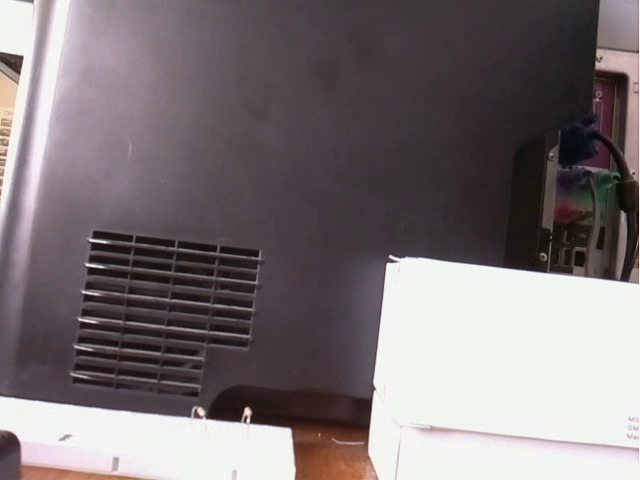
#> input picture frame 9 of Self-Driving Car Project/video_01.avi, 640 x 480 px, given in place of the camera
$ python record_driving.py
#> lines starting #> are read from the running program, lines starting #| are printed output that depends on the picture
#> in capture_frame, frame is the input picture: shape (480, 640, 3); mean B, G, R 117.4, 115.3, 123.7
### Self-Driving Car Project/interpret_frame.py
"""
This program takes an input frame and the currently active driving command and gives the user
visual feedback on the live camera stream of what the car is doing at a given moment.
"""
import driving

import cv2
import logging

def whats_going_on(frame):
    height, width, _ = frame.shape
#> height = 480; width = 640
    overlay_height = height // 10
#> overlay_height = 48
    if driving.isStopped():
        overlay = cv2.rectangle(frame, (0, height-overlay_height), (width, height), (0, 0, 128), -1)
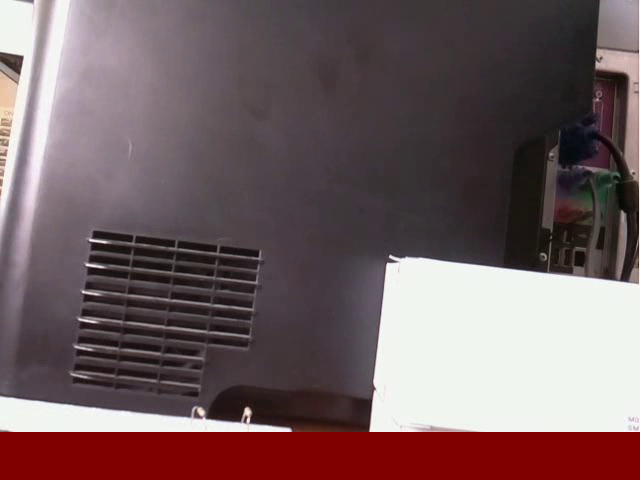
#> overlay: shape (480, 640, 3); mean B, G, R 96.9, 94.3, 114.5

    elif driving.isTurnedLeft():
        overlay = cv2.rectangle(frame, (0, height-overlay_height), (width//2, height), (0, 128, 0), -1)

    elif driving.isTurnedStraight() and driving.isDrivingForwards():
        overlay = cv2.rectangle(frame, (0, height-overlay_height), (width, height), (0, 128, 0), -1)

    elif driving.isBackingUp():
        overlay = cv2.rectangle(frame, (0, height-overlay_height), (width, height), (0, 128, 128), -1)

    elif driving.isTurnedRight():
        overlay = cv2.rectangle(frame, (width//2, height-overlay_height), (width, height), (0, 128, 0), -1)

    return overlay

### Self-Driving Car Project/driving.py

from gpiozero import DigitalOutputDevice
from gpiozero import PWMOutputDevice
from time import sleep

# TODO: Give these pins the correct number
PWMA_FB = 21
FORWARD_PIN = 20
REVERSE_PIN = 16

PWMB_LR = 14
LEFT_PIN = 15
RIGHT_PIN = 18

drive = PWMOutputDevice(PWMA_FB, True, 0, 1000)
turn = PWMOutputDevice(PWMB_LR, True, 0, 1000)

forward = DigitalOutputDevice(FORWARD_PIN)
backward = DigitalOutputDevice(REVERSE_PIN)
left = DigitalOutputDevice(LEFT_PIN)
right = DigitalOutputDevice(RIGHT_PIN)

# [12 lines left out: function fullBrake, not called in this run]


def stopDriving(centerWheels = False):
    forward.value = False
    backward.value = False

    drive.value = 0

    if(centerWheels):
        straightenWheels()

# [14 lines left out: functions driveForward, driveBackward, not called in this run]

def straightenWheels():
    left.value = True
    right.value = True

    turn.value = 0

    sleep(0.05)

    left.value = False
    right.value = False

    return

def turnStraight():
    straightenWheels()

# [16 lines left out: functions turnLeft, turnRight, driveForTime, not called in this run]

def isDrivingForwards():
    return bool(forward.value and (not backward.value))
def isBackingUp():
    return bool((not forward.value) and backward.value)
def isStopped():
    return bool((forward.value and backward.value) or (not forward.value and not backward.value))

def isTurnedStraight():
    return bool(not left.value and not right.value)

def isTurnedLeft():
    return bool(left.value and not right.value)
def isTurnedRight():
    return bool(not left.value and right.value)

# [37 lines left out: functions setSteeringPos, getSteeringPos, setDrivingSpeed, getDrivingSpeed, not called in this run]
# [3 lines that do not run on import are left out]

### Self-Driving Car Project/record_driving.py
import driving
import interpret_frame
import logging
import cv2
import os
import os.path
import time
import datetime
from threading import Thread


"""
This program allows recording of driving data (the steering position of the car at every video frame)

Recorded data will be used to train the neural network later on.
"""


# returns the current time, used to uniquely identify recordings
def now():
    return datetime.datetime.now().strftime("%y%m_%d_%H%M%S") #found this in the DeepPiCar training code

class RecordDriving():
    # setup recording:
    def __init__(self, source = 0, width = 640, height = 480, fps=20,
                 save_dir = '/home/pi/Desktop/recordings/',
                 recording_id = now(), batch_id = now(), is_training=True, view_interpretation = False,
                 record_interpretation = False):
        self.source = source
        print(self.source)
        self.width = width
        self.height = height

        self.cap = cv2.VideoCapture(self.source)
        self.cap.set(cv2.CAP_PROP_FRAME_WIDTH, self.width)
        self.cap.set(cv2.CAP_PROP_FRAME_HEIGHT, self.height)

        self.is_training = is_training
        self.view_interpretation = view_interpretation
        self.record_interpretation = record_interpretation

        self.recording_id = recording_id
        self.batch_id = batch_id
        if is_training:
            recording_type = os.path.join("training", 'batch_id_%s' % self.batch_id)
        else:
            recording_type = "testing"
        self.recording_directory = os.path.join(save_dir, recording_type, str(self.recording_id), '')

        if not os.path.exists(self.recording_directory):
            os.makedirs(self.recording_directory)
        self.frameN = 0

        self.fourcc = cv2.VideoWriter_fourcc(*'XVID')
        self.out = cv2.VideoWriter('%svideo_%s.avi' % (self.recording_directory, self.recording_id),
                                   self.fourcc, fps, (self.width, self.height))


    # starts the recording session
    def start_recording(self):
        self.record()

    # the recording loop
    def record(self):
        while (self.cap.isOpened()):
            self.capture_frame()

    # cleanup after running
    def stop_recording(self):
        self.out.release()
        self.cap.release()
        cv2.destroyAllWindows()

    # record and display the current video frame, include driving status info in the frame's name
    def capture_frame(self):

        self.frameN += 1
        ret, frame = self.cap.read()

        overlay = interpret_frame.whats_going_on(frame)


        if self.view_interpretation:
            cv2.imshow('overlay', overlay)
        else:
            cv2.imshow('frame', frame)

        if self.record_interpretation:
            self.out.write(overlay)
        else:
            self.out.write(frame)

        frame = cv2.resize(frame, (85,64))
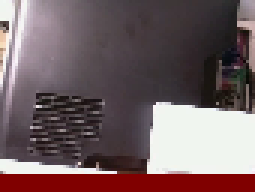
#> frame: shape (64, 85, 3) (shown 3 times larger); mean B, G, R 98.2, 95.6, 115.1

        key = cv2.waitKey(1) & 0xFF
#> (key q is pressed here)
        self.keyboard_interaction(key)

        if key == ord(' '):
            cv2.imwrite('%simage_%03i_%s_%i.jpg' % (self.recording_directory, self.frameN,
                                        self.recording_id,
                                     3), frame) # the 3 is used to tell the car where to stop

        elif driving.isDrivingForwards():
            cv2.imwrite('%simage_%03i_%s_%i.jpg' % (self.recording_directory, self.frameN,
                                                    self.recording_id,
                                                 self.curSteeringPos()), frame)
        return frame

    # handle user-keyboard interaction in the running window
    def keyboard_interaction(self, key):
        if key == ord('q'): # 'q' key quits the program
            self.stop_recording()

        elif ord('s') == key: # 's' reverses the car
            print('reverse')
            driving.turnStraight()
            driving.driveBackward()

        elif ord('w') == key: # 'w' drives the car straight ahead
            print('str')
            driving.turnStraight()
            driving.driveForward()

        elif ord('a') == key: # 'a' drives the car forwards and to the left
            print('lft')
            driving.turnLeft()
            driving.driveForward()

        elif ord('d') == key: # 'd' drives the car forwards and to the right
            print('rht')
            driving.turnRight()
            driving.driveForward()

        elif ord('r') == key: # 'r' restarts the recording process with a new batch of training data
            print('restarting')
            self.stop_recording()
            RecordDriving(0, recording_id = now(), batch_id=self.batch_id).start_recording()

        elif ord(' ') == key: # ' ' (the space key) stops the car and indicates that this location is a stop position
            print('end of track')
            driving.stopDriving()
            driving.turnStraight()

        else:    # otherwise (if any other key is pressed or if no key is pressed), stop the car
            print("stopped")
            driving.stopDriving()
            driving.turnStraight()

    # returns the current steering position
    def curSteeringPos(self):
        pos = driving.getSteeringPos()
        return pos

def flight_recorder():
    recorder = RecordDriving(0)
    recorder.start_recording()
    #recorder.stop_recording()
    #del recorder

# run recording process in a separate thread
def run_recording_thread():
    t1 = Thread(target=flight_recorder)
    t1.run()

if __name__=='__main__':
    run_recording_thread()

$ run again, starting later in the video
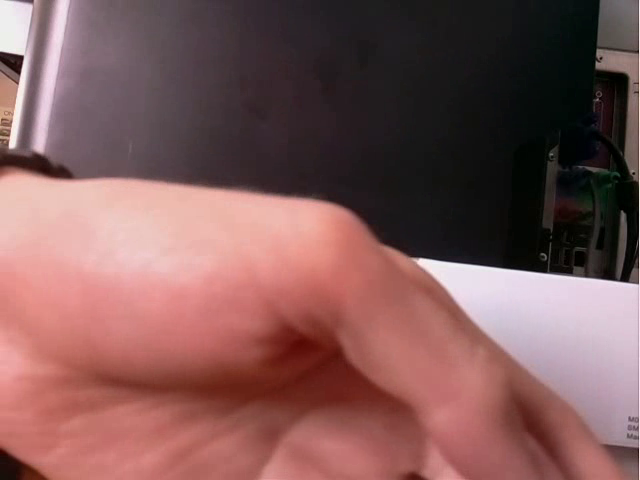
#> input picture frame 42 of Self-Driving Car Project/video_01.avi, 640 x 480 px, given in place of the camera
#> in capture_frame, frame is the input picture: shape (480, 640, 3); mean B, G, R 88.2, 89.1, 127
#> in whats_going_on, `overlay = cv2.rectangle(frame, (0, height-overlay_height), (width, hei..`:
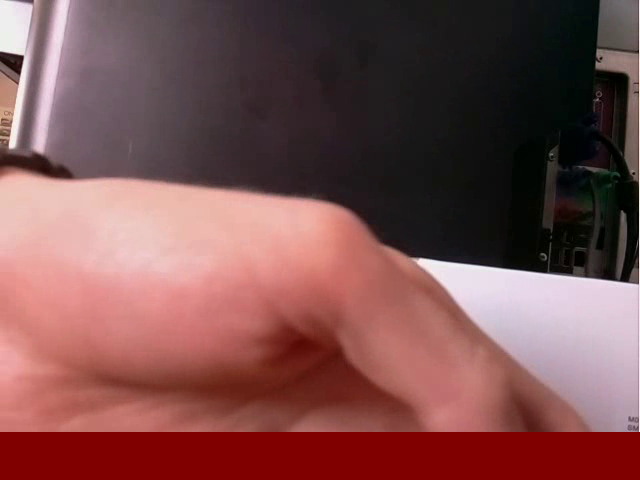
#> overlay: shape (480, 640, 3); mean B, G, R 78.6, 79.1, 122.9
#> in capture_frame, `frame = cv2.resize(frame, (85,64))`:
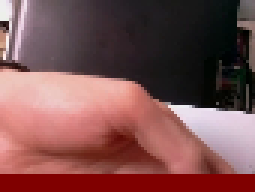
#> frame: shape (64, 85, 3) (shown 3 times larger); mean B, G, R 79.1, 79.6, 123

$ run again, starting later in the video
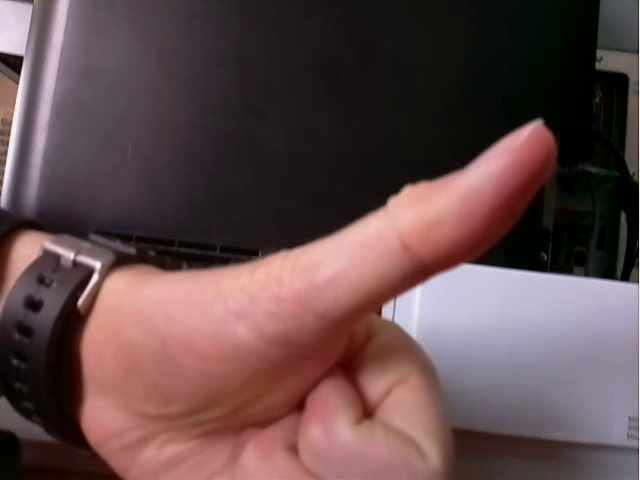
#> input picture frame 76 of Self-Driving Car Project/video_01.avi, 640 x 480 px, given in place of the camera
#> in capture_frame, frame is the input picture: shape (480, 640, 3); mean B, G, R 74.9, 74, 97.2
#> in whats_going_on, `overlay = cv2.rectangle(frame, (0, height-overlay_height), (width, hei..`:
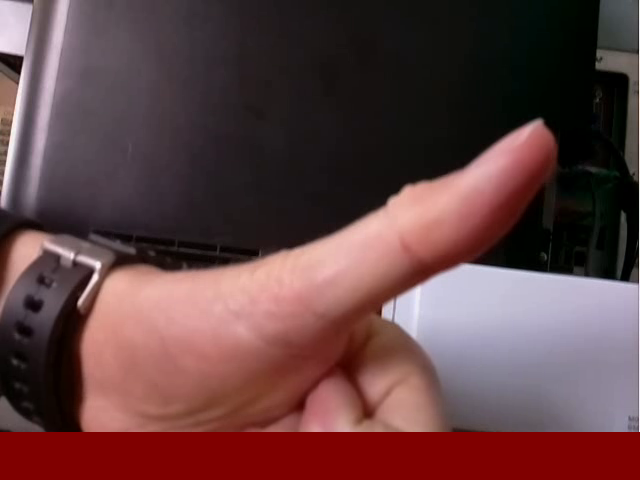
#> overlay: shape (480, 640, 3); mean B, G, R 66.8, 65.5, 97.7
#> in capture_frame, `frame = cv2.resize(frame, (85,64))`:
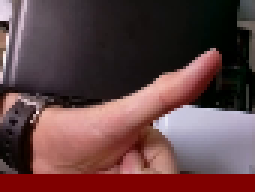
#> frame: shape (64, 85, 3) (shown 3 times larger); mean B, G, R 67.1, 65.9, 97.6
